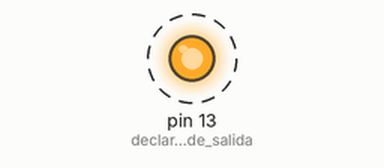
This sketch was run on a simulated Arduino Uno, built with avr-gcc and run on an emulated ATmega328P. On the bench: output pins drawn as LEDs (lit = HIGH). Dashed ring = blinking.

Above: at 0.5 s.
Timing chart, 0 to 4.6 s (numbered marks = the images above):
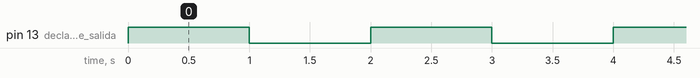

The sketch:

blink.ino
```cpp
/* Este programa crea un parpadeo en el pin 13 de arduino, dicho pin esta unido a un led de manera que no es necesario
formar un montaje para comprobarlo*/
boolean estado = false; //declaras una bariable logica

void setup(){
	pinMode(13, OUTPUT); // declaras el pin de salida
}

void loop(){
	estado = !estado;
	digitalWrite(13, estado);// decraras el estado del pin
	delay(1000); //detienes el programa un tiempo (nanosegundos)
}
```

Measured:
- by itself, pin 13 (declaras_el_pin_de_salida): alternates HIGH for 1.0 s and LOW for 1.0 s
